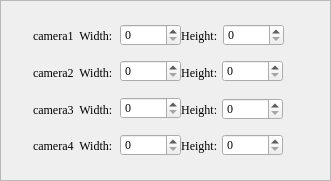
    <widget class="QFrame" name="frame_4">
     <property name="geometry">
      <rect>
       <x>10</x>
       <y>20</y>
       <width>331</width>
       <height>181</height>
      </rect>
     </property>
     <property name="font">
      <font>
       <family>Times New Roman</family>
      </font>
     </property>
     <property name="frameShape">
      <enum>QFrame::StyledPanel</enum>
     </property>
     <property name="frameShadow">
      <enum>QFrame::Raised</enum>
     </property>
     <widget class="QLabel" name="label_23">
      <property name="geometry">
       <rect>
        <x>30</x>
        <y>20</y>
        <width>271</width>
        <height>31</height>
       </rect>
      </property>
      <property name="font">
       <font>
        <family>Times New Roman</family>
       </font>
      </property>
      <property name="text">
       <string> camera1  Width:                       Height:   </string>
      </property>
     </widget>
     <widget class="QSpinBox" name="line_height_cam_1">
      <property name="geometry">
       <rect>
        <x>223</x>
        <y>24</y>
        <width>61</width>
        <height>22</height>
       </rect>
      </property>
      <property name="layoutDirection">
       <enum>Qt::LeftToRight</enum>
      </property>
      <property name="maximum">
       <number>16777214</number>
      </property>
     </widget>
     <widget class="QSpinBox" name="line_width_cam_1">
      <property name="geometry">
       <rect>
        <x>120</x>
        <y>24</y>
        <width>61</width>
        <height>22</height>
       </rect>
      </property>
      <property name="layoutDirection">
       <enum>Qt::LeftToRight</enum>
      </property>
      <property name="maximum">
       <number>16777214</number>
      </property>
     </widget>
     <widget class="QSpinBox" name="line_height_cam_2">
      <property name="geometry">
       <rect>
        <x>222</x>
        <y>60</y>
        <width>61</width>
        <height>22</height>
       </rect>
      </property>
      <property name="layoutDirection">
       <enum>Qt::LeftToRight</enum>
      </property>
      <property name="maximum">
       <number>16777214</number>
      </property>
     </widget>
     <widget class="QLabel" name="label_24">
      <property name="geometry">
       <rect>
        <x>30</x>
        <y>57</y>
        <width>271</width>
        <height>31</height>
       </rect>
      </property>
      <property name="font">
       <font>
        <family>Times New Roman</family>
       </font>
      </property>
      <property name="text">
       <string> camera2  Width:                       Height:   </string>
      </property>
     </widget>
     <widget class="QSpinBox" name="line_width_cam_2">
      <property name="geometry">
       <rect>
        <x>120</x>
        <y>60</y>
        <width>61</width>
        <height>22</height>
       </rect>
      </property>
      <property name="layoutDirection">
       <enum>Qt::LeftToRight</enum>
      </property>
      <property name="maximum">
       <number>16777214</number>
      </property>
     </widget>
     <widget class="QSpinBox" name="line_width_cam_3">
      <property name="geometry">
       <rect>
        <x>120</x>
        <y>97</y>
        <width>61</width>
        <height>22</height>
       </rect>
      </property>
      <property name="layoutDirection">
       <enum>Qt::LeftToRight</enum>
      </property>
      <property name="maximum">
       <number>16777214</number>
      </property>
     </widget>
     <widget class="QSpinBox" name="line_height_cam_3">
      <property name="geometry">
       <rect>
        <x>222</x>
        <y>98</y>
        <width>61</width>
        <height>22</height>
       </rect>
      </property>
      <property name="layoutDirection">
       <enum>Qt::LeftToRight</enum>
      </property>
      <property name="maximum">
       <number>16777214</number>
      </property>
     </widget>
     <widget class="QLabel" name="label_25">
      <property name="geometry">
       <rect>
        <x>30</x>
        <y>94</y>
        <width>271</width>
        <height>31</height>
       </rect>
      </property>
      <property name="font">
       <font>
        <family>Times New Roman</family>
       </font>
      </property>
      <property name="text">
       <string> camera3  Width:                       Height:   </string>
      </property>
     </widget>
     <widget class="QSpinBox" name="line_height_cam_4">
      <property name="geometry">
       <rect>
        <x>222</x>
        <y>134</y>
        <width>61</width>
        <height>22</height>
       </rect>
      </property>
      <property name="layoutDirection">
       <enum>Qt::LeftToRight</enum>
      </property>
      <property name="maximum">
       <number>16777214</number>
      </property>
     </widget>
     <widget class="QLabel" name="label_26">
      <property name="geometry">
       <rect>
        <x>30</x>
        <y>130</y>
        <width>271</width>
        <height>31</height>
       </rect>
      </property>
      <property name="font">
       <font>
        <family>Times New Roman</family>
       </font>
      </property>
      <property name="text">
       <string> camera4  Width:                       Height:   </string>
      </property>
     </widget>
     <widget class="QSpinBox" name="line_width_cam_4">
      <property name="geometry">
       <rect>
        <x>120</x>
        <y>134</y>
        <width>61</width>
        <height>22</height>
       </rect>
      </property>
      <property name="layoutDirection">
       <enum>Qt::LeftToRight</enum>
      </property>
      <property name="maximum">
       <number>16777214</number>
      </property>
     </widget>
     <zorder>label_23</zorder>
     <zorder>line_height_cam_1</zorder>
     <zorder>line_width_cam_1</zorder>
     <zorder>label_24</zorder>
     <zorder>line_width_cam_2</zorder>
     <zorder>label_25</zorder>
     <zorder>line_width_cam_3</zorder>
     <zorder>line_height_cam_3</zorder>
     <zorder>line_height_cam_2</zorder>
     <zorder>label_26</zorder>
     <zorder>line_width_cam_4</zorder>
     <zorder>line_height_cam_4</zorder>
    </widget>
